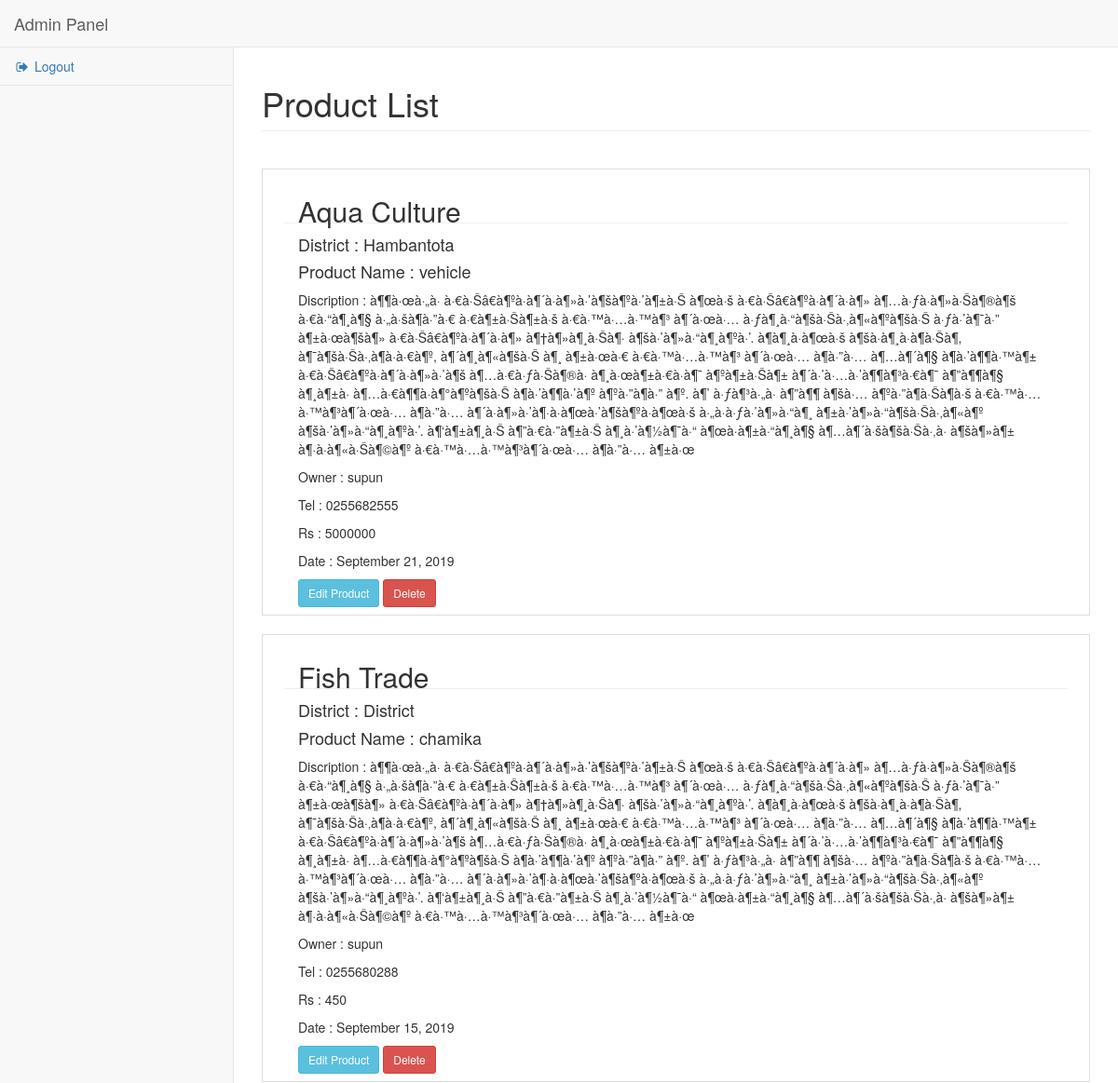
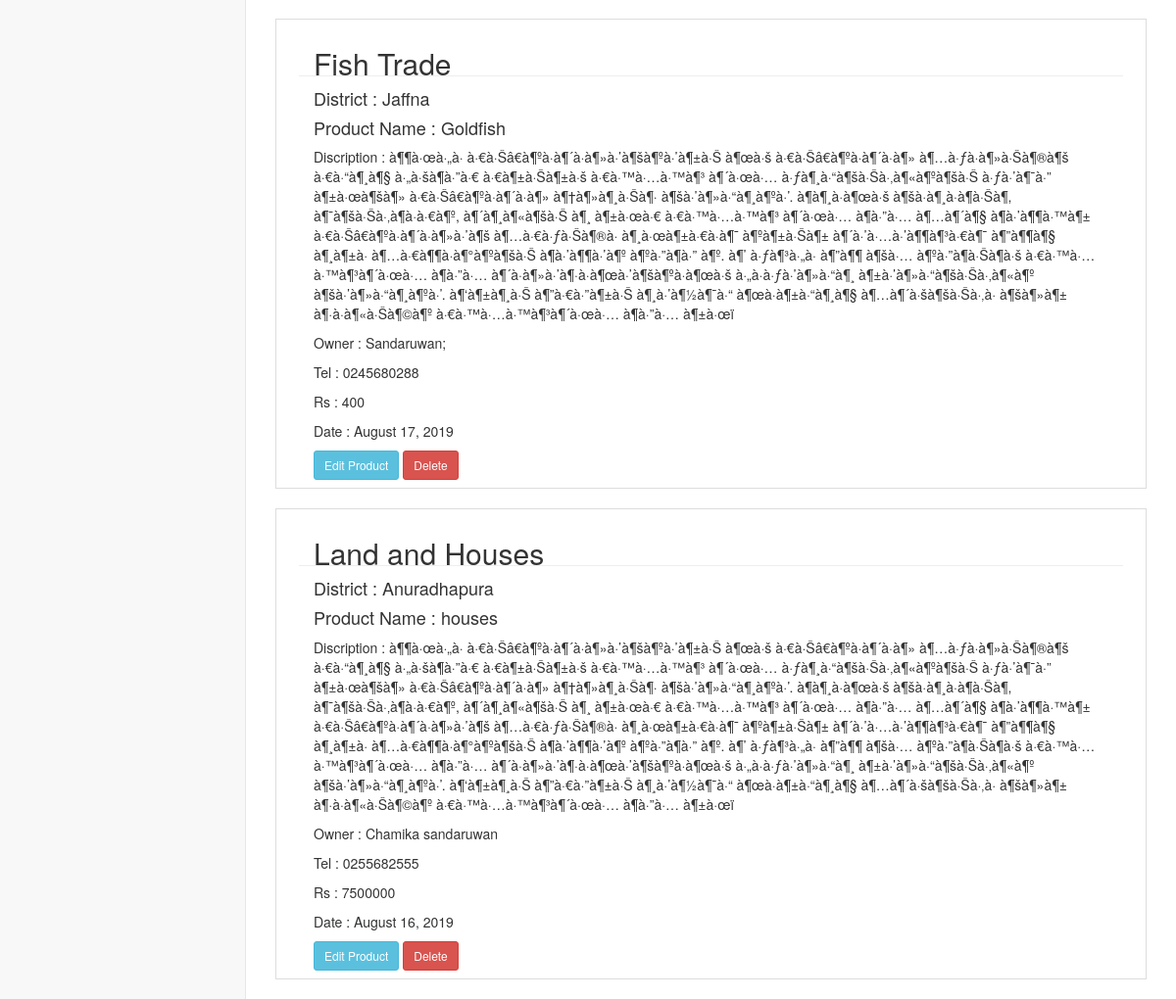
/dashboard/product-list.php (signed in), run on the app's committed database (2 pictures, top to bottom).
### tables this page shows
CREATE TABLE `product` (
  `id` int(11) NOT NULL,
  `name` varchar(100) NOT NULL,
  `product_name` varchar(200) NOT NULL,
  `district` varchar(50) NOT NULL,
  `phone_number` varchar(50) NOT NULL,
  `owner_name` varchar(200) NOT NULL,
  `info` varchar(1000) NOT NULL,
  `pic` varchar(200) NOT NULL,
  `pic1` varchar(70) NOT NULL,
  `pic2` varchar(200) NOT NULL,
  `pic3` varchar(200) NOT NULL,
  `price` varchar(20) NOT NULL,
  `date_released` date NOT NULL
);

### dashboard/product-list.php (the view, shortened to what this page needs)
<!DOCTYPE html>
<html lang="en">
<head>
    <link href="vendor/bootstrap/css/bootstrap.min.css" rel="stylesheet">
    <link href="vendor/metisMenu/metisMenu.min.css" rel="stylesheet">
    <link href="dist/css/sb-admin-2.css" rel="stylesheet">
    <link href="vendor/morrisjs/morris.css" rel="stylesheet">
    <link href="vendor/font-awesome/css/font-awesome.min.css" rel="stylesheet" type="text/css">
</head>
<body>
    <div id="wrapper">
        <nav class="navbar navbar-default navbar-static-top" role="navigation" style="margin-bottom: 0">
            <div class="navbar-header">
                <a class="navbar-brand" href="index.php">Admin Panel</a>
            </div>
            <div class="navbar-default sidebar" role="navigation">
                <div class="sidebar-nav navbar-collapse">
                    <ul class="nav" id="side-menu">
                        <li><a href="logout.php"><i class="fa fa-sign-out fa-fw"></i> Logout</a>
                        </li>
                    </ul>
                </div>
            </div>
        </nav>
        <div id="page-wrapper">
            <div class="row">
                <div class="col-lg-12">
                    <h1 class="page-header">Product List</h1>
                </div>
            </div>
            <div class="row">
                <div class="col-lg-12">
                   <table class="table table-striped">
                      <tbody>
                        <?php
                        include 'db.php';
                        $sql = "SELECT * FROM `product`ORDER BY `date_released` DESC";
                        $result = mysqli_query($con , $sql);
                        while ($row = mysqli_fetch_assoc($result)) {
                            ?>
 <table width="100%" class="table table-bordered">
          <tr>
            <td colspan="3">
               <div class="col-md-12">
                 <div class="col-md-12">
                  <div class="blog-news-title">
                    <h2><?php echo $row['name']; ?></h2>
                    <h4>District : <?php echo $row['district']; ?></h4>
                    <h4>Product Name : <?php echo $row['product_name']; ?></h4>
                  </div>
                  <div class="blog-news-details">
                    <p>Discription        :     <?php echo $row['info']; ?></p>
                  </div>
                  <div class="blog-news-details">
                    <p>Owner : <?php echo $row['owner_name']; ?></p>
                  </div>
                  <div class="blog-news-details">
                    <p>Tel : <?php echo $row['phone_number']; ?></p>
                  </div>
                  <div class="blog-news-details">
                    <p>Rs : <?php echo $row['price']; ?></p>
                  </div>
                   <div class="blog-news-details">
                    <p>Date : <?php echo date("F d, Y", strtotime($row['date_released']))?></p>
                  </div>
                   <div class="blog-news-details">
                                <a class="btn btn-info btn-sm" href="product-edit.php?id=<?php echo $row['id']; ?>">Edit Product</a>
                                <a class="btn btn-danger btn-sm" href="product-delete.php?id=<?php echo $row['id']; ?>">Delete</a>
                  </div>
                </div>
                <h1 class="page-header"></h1>
              </div>
            </td>
          </tr>
        </table>
                            <?php
                        }
                        ?>
                      </tbody>
                    </table>
                </div>
            </div>
        </div>
    </div>
</body>
</html>

### data on the page
product: name "Aqua Culture", district "Hambantota", product_name "vehicle", info "à¶¶à·œà·„à· à·€à·Šâ€à¶ºà·à¶´à·à¶»à·’à¶šà¶ºà·’à¶±à·Š à¶œà·š à·€à·Šâ€à¶ºà·à¶´à·à¶» à¶…à·ƒà·à¶»à·Šà¶®à¶š à·€à·“à¶¸à¶§ à·„à·šà¶­à·”à·€ à·€à¶±à·Šà¶±à·š à·€à·™à·…à·™à¶³ à¶´à·œà·… à·ƒà¶¸à·“à¶šà·Šà·‚à¶«à¶ºà¶šà·Š à·ƒà·’à¶¯à·” à¶±à·œà¶šà¶» à·€à·Šâ€à¶ºà·à¶´à·à¶» à¶†à¶»à¶¸à·Šà¶· à¶šà·’à¶»à·“à¶¸à¶ºà·’. à¶­à¶¸à·à¶œà·š à¶šà·à¶¸à·à¶­à·Šà¶­, à¶¯à¶šà·Šà·‚à¶­à·à·€à¶º, à¶´à¶¸à¶«à¶šà·Š à¶¸ à¶±à·œà·€ à·€à·™à·…à·™à¶³ à¶´à·œà·… à¶­à·”à·… à¶…à¶´à¶§ à¶­à·’à¶¶à·™à¶± à·€à·Šâ€à¶ºà·à¶´à·à¶»à·’à¶š à¶…à·€à·ƒà·Šà¶®à· à¶¸à·œà¶±à·€à·à¶¯ à¶ºà¶±à·Šà¶± à¶´à·’à·…à·’à¶¶à¶³à·€à¶¯ à¶”à¶¶à¶§ à¶¸à¶±à· à¶…à·€à¶¶à·à¶°à¶ºà¶šà·Š à¶­à·’à¶¶à·’à¶º à¶ºà·”à¶­à·” à¶º. à¶’ à·ƒà¶³à·„à· à¶”à¶¶ à¶šà·… à¶ºà·”à¶­à·Šà¶­à·š…", owner_name "supun", phone_number "0255682555", price "5000000", date_released "September 21, 2019"
product: name "Fish Trade", district "District", product_name "chamika", info "à¶¶à·œà·„à· à·€à·Šâ€à¶ºà·à¶´à·à¶»à·’à¶šà¶ºà·’à¶±à·Š à¶œà·š à·€à·Šâ€à¶ºà·à¶´à·à¶» à¶…à·ƒà·à¶»à·Šà¶®à¶š à·€à·“à¶¸à¶§ à·„à·šà¶­à·”à·€ à·€à¶±à·Šà¶±à·š à·€à·™à·…à·™à¶³ à¶´à·œà·… à·ƒà¶¸à·“à¶šà·Šà·‚à¶«à¶ºà¶šà·Š à·ƒà·’à¶¯à·” à¶±à·œà¶šà¶» à·€à·Šâ€à¶ºà·à¶´à·à¶» à¶†à¶»à¶¸à·Šà¶· à¶šà·’à¶»à·“à¶¸à¶ºà·’. à¶­à¶¸à·à¶œà·š à¶šà·à¶¸à·à¶­à·Šà¶­, à¶¯à¶šà·Šà·‚à¶­à·à·€à¶º, à¶´à¶¸à¶«à¶šà·Š à¶¸ à¶±à·œà·€ à·€à·™à·…à·™à¶³ à¶´à·œà·… à¶­à·”à·… à¶…à¶´à¶§ à¶­à·’à¶¶à·™à¶± à·€à·Šâ€à¶ºà·à¶´à·à¶»à·’à¶š à¶…à·€à·ƒà·Šà¶®à· à¶¸à·œà¶±à·€à·à¶¯ à¶ºà¶±à·Šà¶± à¶´à·’à·…à·’à¶¶à¶³à·€à¶¯ à¶”à¶¶à¶§ à¶¸à¶±à· à¶…à·€à¶¶à·à¶°à¶ºà¶šà·Š à¶­à·’à¶¶à·’à¶º à¶ºà·”à¶­à·” à¶º. à¶’ à·ƒà¶³à·„à· à¶”à¶¶ à¶šà·… à¶ºà·”à¶­à·Šà¶­à·š…", owner_name "supun", phone_number "0255680288", price "450", date_released "September 15, 2019"
product: name "Fish Trade", district "Jaffna", product_name "Goldfish", info "à¶¶à·œà·„à· à·€à·Šâ€à¶ºà·à¶´à·à¶»à·’à¶šà¶ºà·’à¶±à·Š à¶œà·š à·€à·Šâ€à¶ºà·à¶´à·à¶» à¶…à·ƒà·à¶»à·Šà¶®à¶š à·€à·“à¶¸à¶§ à·„à·šà¶­à·”à·€ à·€à¶±à·Šà¶±à·š à·€à·™à·…à·™à¶³ à¶´à·œà·… à·ƒà¶¸à·“à¶šà·Šà·‚à¶«à¶ºà¶šà·Š à·ƒà·’à¶¯à·” à¶±à·œà¶šà¶» à·€à·Šâ€à¶ºà·à¶´à·à¶» à¶†à¶»à¶¸à·Šà¶· à¶šà·’à¶»à·“à¶¸à¶ºà·’. à¶­à¶¸à·à¶œà·š à¶šà·à¶¸à·à¶­à·Šà¶­, à¶¯à¶šà·Šà·‚à¶­à·à·€à¶º, à¶´à¶¸à¶«à¶šà·Š à¶¸ à¶±à·œà·€ à·€à·™à·…à·™à¶³ à¶´à·œà·… à¶­à·”à·… à¶…à¶´à¶§ à¶­à·’à¶¶à·™à¶± à·€à·Šâ€à¶ºà·à¶´à·à¶»à·’à¶š à¶…à·€à·ƒà·Šà¶®à· à¶¸à·œà¶±à·€à·à¶¯ à¶ºà¶±à·Šà¶± à¶´à·’à·…à·’à¶¶à¶³à·€à¶¯ à¶”à¶¶à¶§ à¶¸à¶±à· à¶…à·€à¶¶à·à¶°à¶ºà¶šà·Š à¶­à·’à¶¶à·’à¶º à¶ºà·”à¶­à·” à¶º. à¶’ à·ƒà¶³à·„à· à¶”à¶¶ à¶šà·… à¶ºà·”à¶­à·Šà¶­à·š…", owner_name "Sandaruwan;", phone_number "0245680288", price "400", date_released "August 17, 2019"
product: name "Land and Houses", district "Anuradhapura", product_name "houses", info "à¶¶à·œà·„à· à·€à·Šâ€à¶ºà·à¶´à·à¶»à·’à¶šà¶ºà·’à¶±à·Š à¶œà·š à·€à·Šâ€à¶ºà·à¶´à·à¶» à¶…à·ƒà·à¶»à·Šà¶®à¶š à·€à·“à¶¸à¶§ à·„à·šà¶­à·”à·€ à·€à¶±à·Šà¶±à·š à·€à·™à·…à·™à¶³ à¶´à·œà·… à·ƒà¶¸à·“à¶šà·Šà·‚à¶«à¶ºà¶šà·Š à·ƒà·’à¶¯à·” à¶±à·œà¶šà¶» à·€à·Šâ€à¶ºà·à¶´à·à¶» à¶†à¶»à¶¸à·Šà¶· à¶šà·’à¶»à·“à¶¸à¶ºà·’. à¶­à¶¸à·à¶œà·š à¶šà·à¶¸à·à¶­à·Šà¶­, à¶¯à¶šà·Šà·‚à¶­à·à·€à¶º, à¶´à¶¸à¶«à¶šà·Š à¶¸ à¶±à·œà·€ à·€à·™à·…à·™à¶³ à¶´à·œà·… à¶­à·”à·… à¶…à¶´à¶§ à¶­à·’à¶¶à·™à¶± à·€à·Šâ€à¶ºà·à¶´à·à¶»à·’à¶š à¶…à·€à·ƒà·Šà¶®à· à¶¸à·œà¶±à·€à·à¶¯ à¶ºà¶±à·Šà¶± à¶´à·’à·…à·’à¶¶à¶³à·€à¶¯ à¶”à¶¶à¶§ à¶¸à¶±à· à¶…à·€à¶¶à·à¶°à¶ºà¶šà·Š à¶­à·’à¶¶à·’à¶º à¶ºà·”à¶­à·” à¶º. à¶’ à·ƒà¶³à·„à· à¶”à¶¶ à¶šà·… à¶ºà·”à¶­à·Šà¶­à·š…", owner_name "Chamika sandaruwan", phone_number "0255682555", price "7500000", date_released "August 16, 2019"
